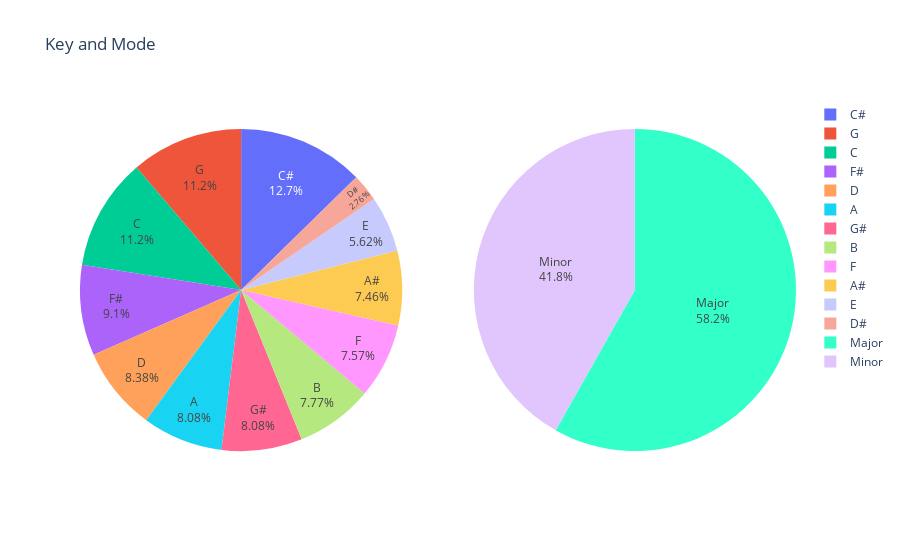

Notebook cell for this chart:
### Markdown cell above
# The most used keys and the most popular mode of the dataset

### Code cell
key_mapping = {
    0: 'C',
    1: 'C#',
    2: 'D',
    3: 'D#',
    4: 'E',
    5: 'F',
    6: 'F#',
    7: 'G',
    8: 'G#',
    9: 'A',
    10: 'A#',
    11: 'B',
}

key_count_df = pd.DataFrame(data['key'].value_counts())
key_count_df['key_name'] = key_count_df.index.to_series().map(key_mapping)

key_label = key_count_df['key_name'].values
key_value = key_count_df['key'].values

mode_mapping = {
    0:'Minor',
    1:'Major'
}

mode_count_df = pd.DataFrame(data['mode'].value_counts())
mode_count_df['mode_name'] = mode_count_df.index.to_series().map(mode_mapping)

mode_label = mode_count_df['mode_name'].values
mode_value = mode_count_df['mode'].values

fig = make_subplots(rows=1, cols=2, specs=[[{'type': 'pie'}, {'type': 'pie'}]])

fig.add_trace(pgo.Pie(labels=key_label, values=key_value), row=1, col=1)
fig.add_trace(pgo.Pie(labels=mode_label, values=mode_value), row=1, col=2)

fig.update_traces(textposition='inside', textinfo='percent+label')
fig.update_layout(title_text='Key and Mode')
fig.show()

### Figure 1 — Plotly figure (JSON) as saved in the notebook; plotly's stock layout.template omitted (floating-point values rounded to 4 significant figures)
{"data": [{"domain": {"x": [0, 0.45], "y": [0, 1]}, "labels": ["C#", "G", "C", "F#", "D", "A", "G#", "B", "F", "A#", "E", "D#"], "textinfo": "percent+label", "textposition": "inside", "type": "pie", "values": [124, 110, 110, 89, 82, 79, 79, 76, 74, 73, 55, 27]}, {"domain": {"x": [0.55, 1], "y": [0, 1]}, "labels": ["Major", "Minor"], "textinfo": "percent+label", "textposition": "inside", "type": "pie", "values": [569, 409]}], "layout": {"title": {"text": "Key and Mode"}}}
